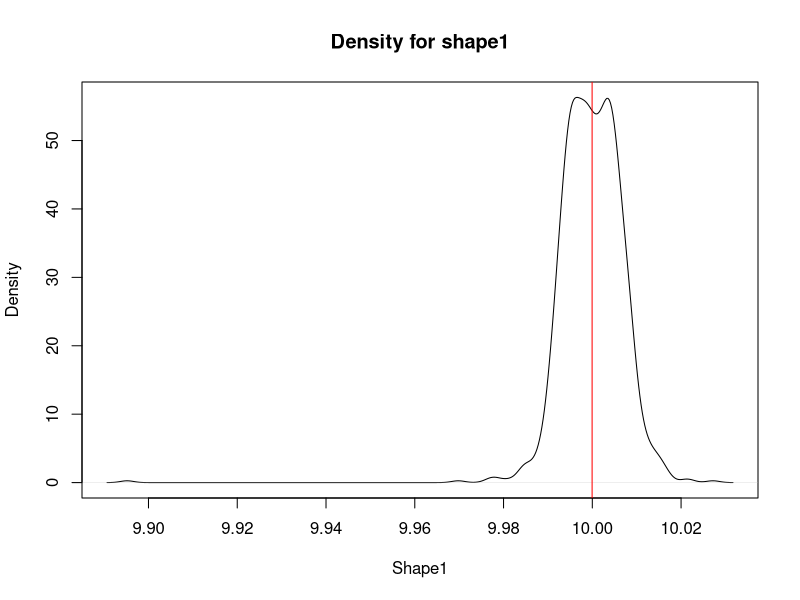
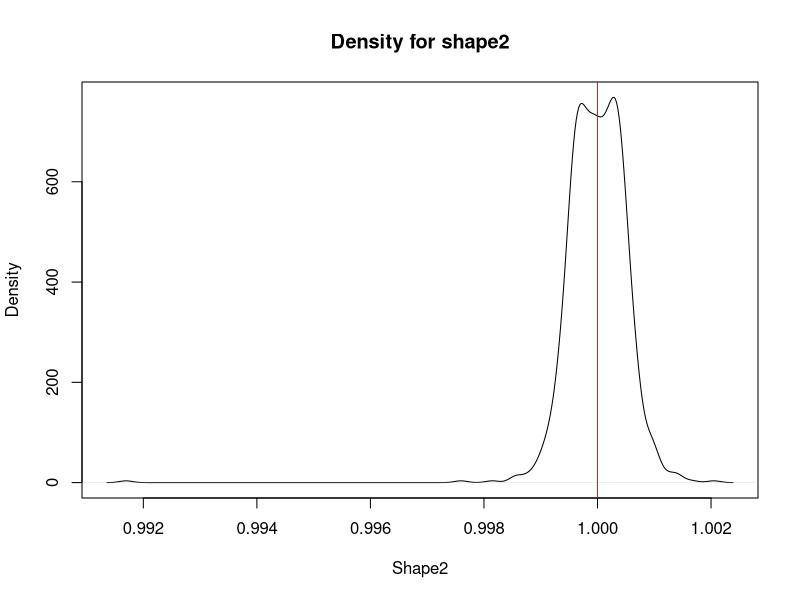
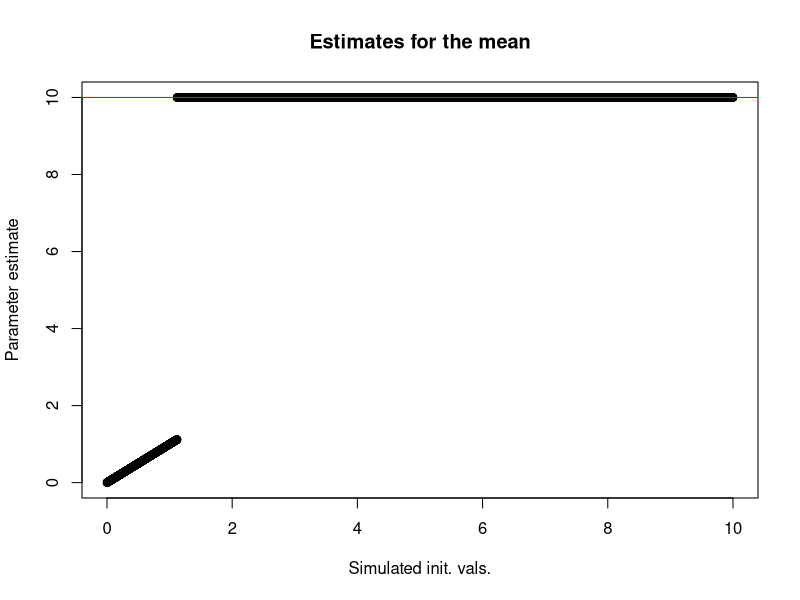
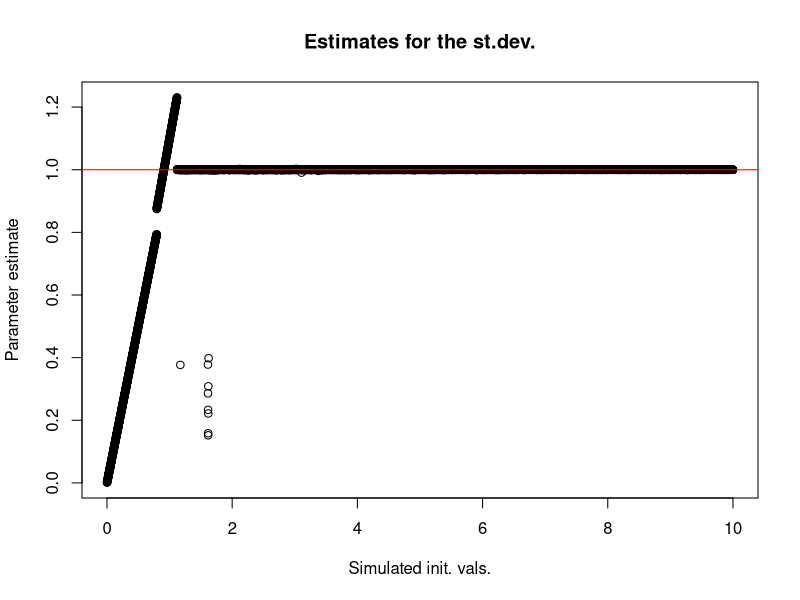
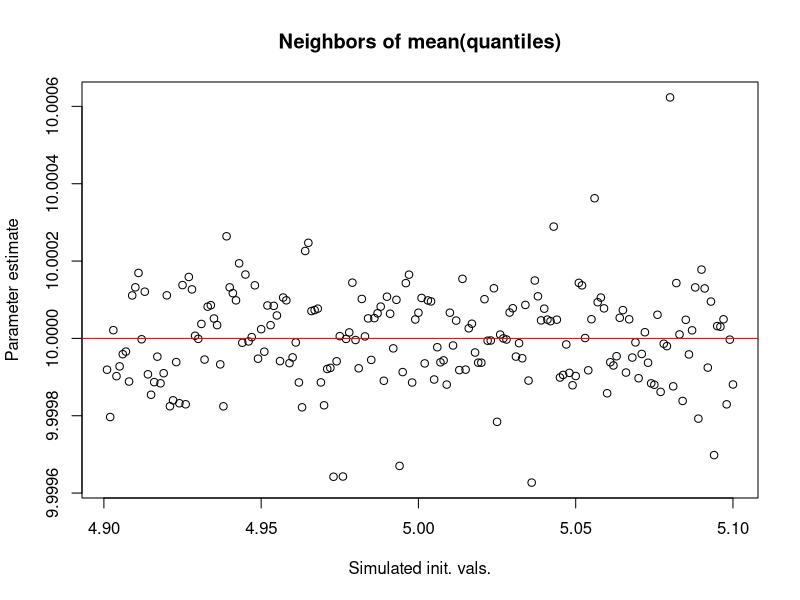
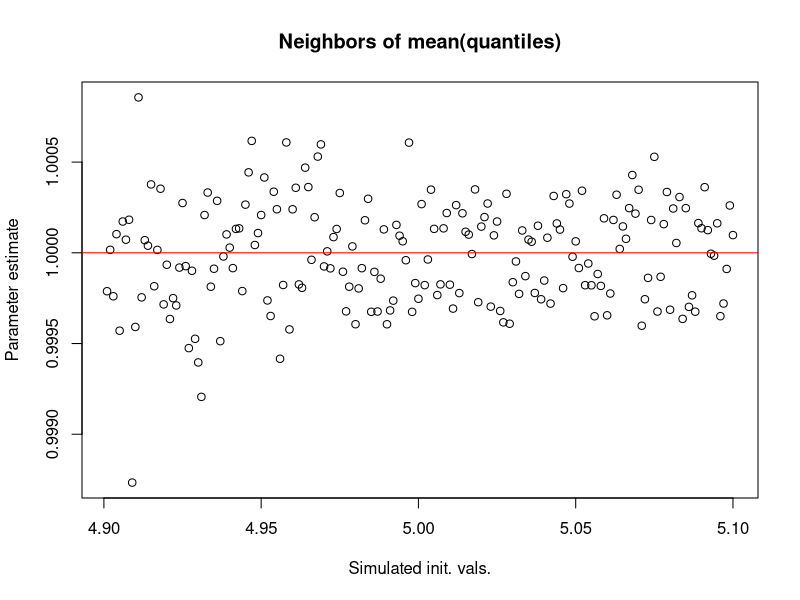
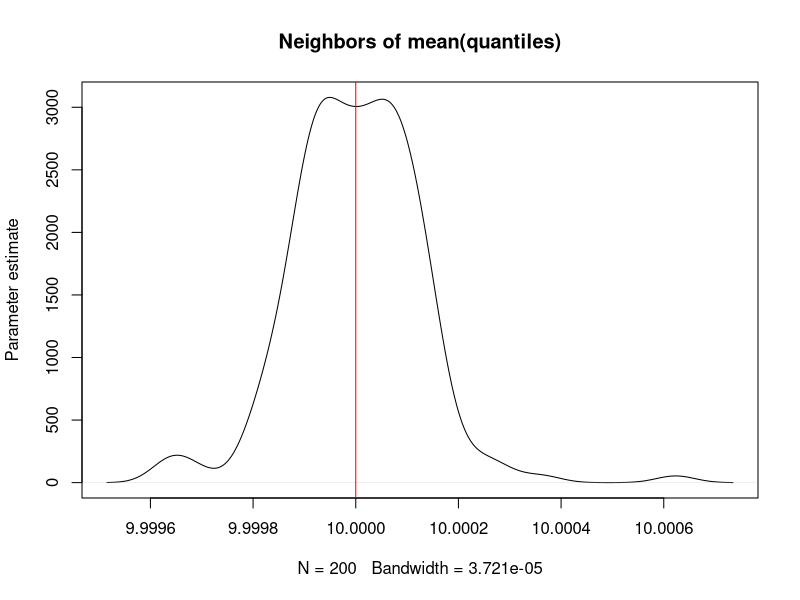
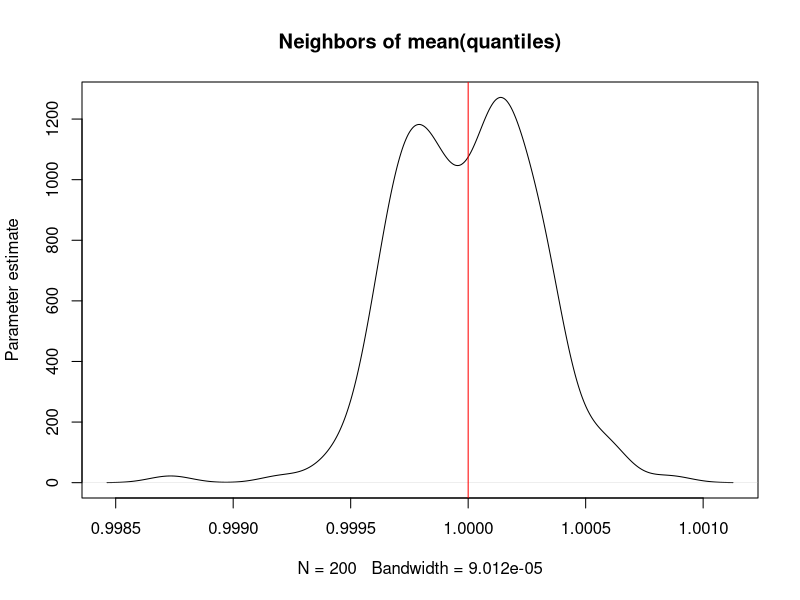

R code for these plots, in order:
## ---- chunk 1
findParamsPrototype <- function(q = c(-1.959964, 0.000000, 1.959964), p = c(0.025,  0.50, 0.975), output = "complete", densit="pnorm", params = c("mean", "sd"), initVals = rep(1, times = l)) {
    l <- length(params)
    cl <- vector("list", 2  + length(params))
    cl[[1]] <- as.name(densit)
    cl[[2]] <- q
    names(cl) <- c(NA, "q", params)
    mode(cl) <- "call"
    quadraticFun <- function(x) {
        cl[3:(l+2)] <- x
        res <- eval(cl)
        sum((res - p)^2)
    }    
    res <- optim(initVals, quadraticFun)
    if (output == "parameters") {
        return(res$par)
    }
    return(res)
}
## ---- chunk 2
# X = seq... is the set of values to try, from min(q) to max(q). 
parameters <- sapply(X = seq(0.6915029, 0.9974714, length.out = 1000),
                     FUN = function(x) {
                         findParamsPrototype(q = c(0.6915029, 0.9330330, 0.9974714),
                                    p = c(0.025, 0.5, 0.975),
                                    densit = "pbeta",
                                    params = c("shape1", "shape2"),
                                    initVals = c(x, x))$par
                     },
                     simplify = TRUE)

plot(density(t(parameters)[, 1]), main = "Density for shape1", xlab = "Shape1", ylab = "Density")
abline(v = mean(parameters[1, ]), col = "red")

plot(density(t(parameters)[, 2]), main = "Density for shape2", xlab = "Shape2", ylab = "Density")
abline(v = mean(parameters[2, ]), col = "red")
## ---- chunk 3
# check that quantiles are rigth:
qnorm(c(0.025, 0.5, 0.975), mean = 10, sd = 1)

# simulate the parameters
simInitVals <- seq(0.001, 10, length.out = 10000)
parameters2 <- sapply(X = simInitVals,
                     FUN = function(x) {
                         findParamsPrototype(q = c(8.040036, 10.000000, 11.959964),
                                    p = c(0.025, 0.5, 0.975),
                                    densit = "pnorm",
                                    params = c("mean", "sd"),
                                    initVals = c(x, x))$par
                     },
                     simplify = TRUE)

# plot the results
plot(y = parameters2[1,], x = simInitVals, main = "Estimates for the mean", xlab = "Simulated init. vals.", ylab = "Parameter estimate")
abline(h = 10, col = "red")

plot(y = parameters2[2,], x = simInitVals, main = "Estimates for the st.dev.", xlab = "Simulated init. vals.", ylab = "Parameter estimate")
abline(h = 1, col = "red")
## ---- chunk 4
meanNeighbors <- which(simInitVals > (mean(simInitVals) - 0.1) & simInitVals < (mean(simInitVals) + 0.1))

plot(y = parameters2[1,][meanNeighbors], x = simInitVals[meanNeighbors], main = "Neighbors of mean(quantiles)", xlab = "Simulated init. vals.", ylab = "Parameter estimate")
abline(h = 10, col = "red")

plot(y = parameters2[2,][meanNeighbors], x = simInitVals[meanNeighbors], main = "Neighbors of mean(quantiles)", xlab = "Simulated init. vals.", ylab = "Parameter estimate")
abline(h = 1, col = "red")
## ---- chunk 5
plot(density(parameters2[1,][meanNeighbors]), main = "Neighbors of mean(quantiles)", ylab = "Parameter estimate")
abline(v = 10, col = "red")

plot(density(parameters2[2,][meanNeighbors]), main = "Neighbors of mean(quantiles)", ylab = "Parameter estimate")
abline(v = 1, col = "red")
